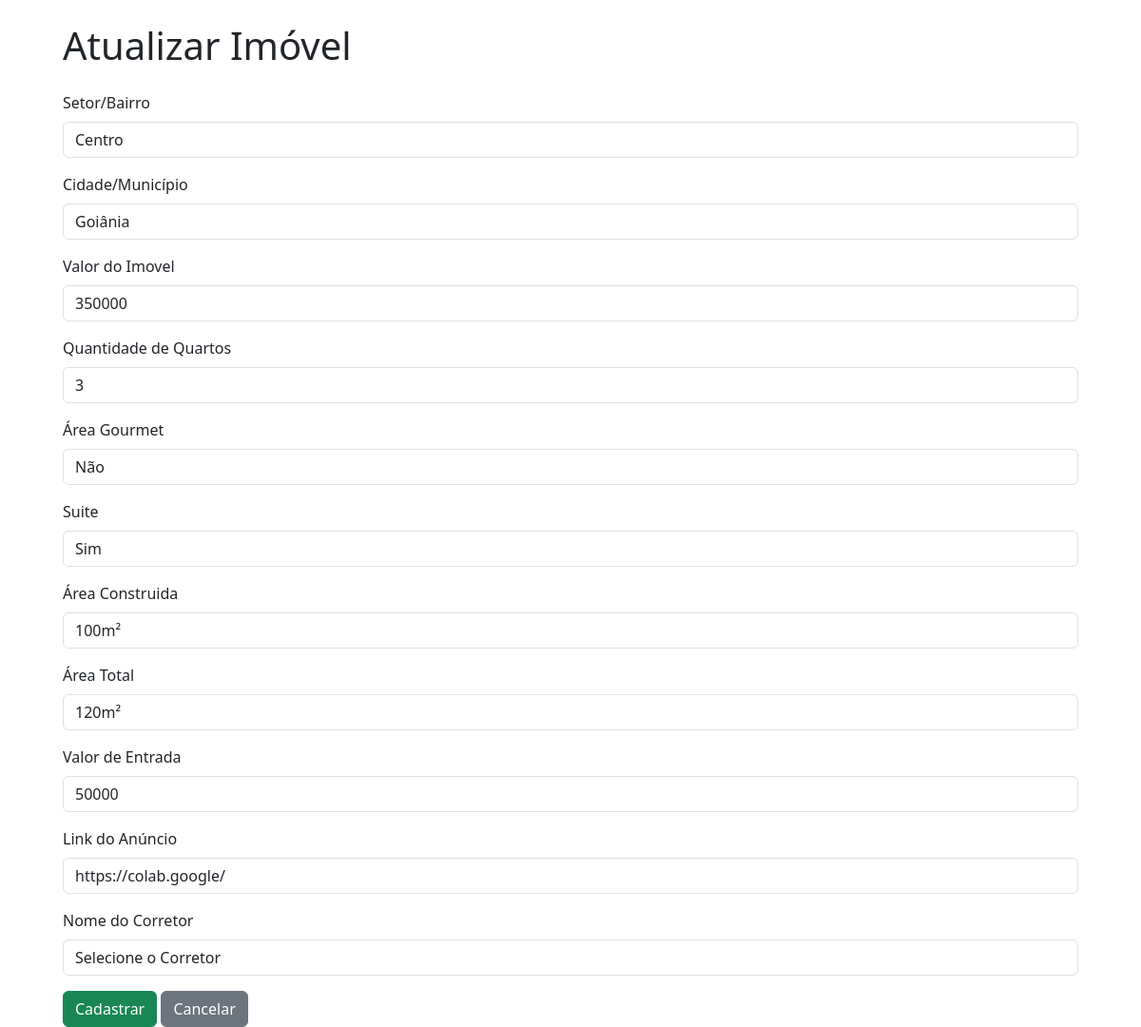
The app's page /editar/1, older data.
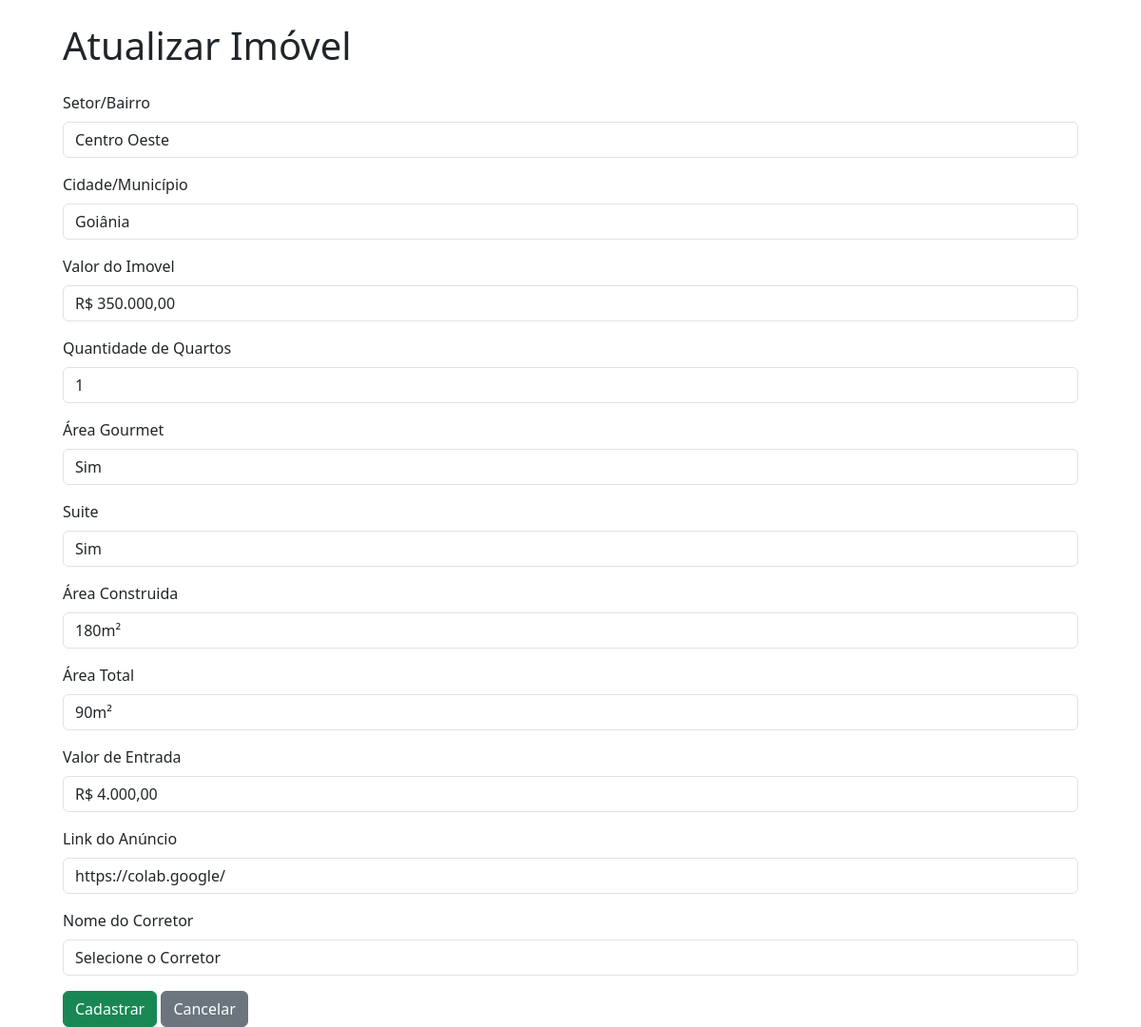
The same page, newer data.
### models.py (models this page shows, shortened)
class Imoveis(db.Model):
    __tablename__ = 'Imoveis'
    id = db.Column(db.Integer, primary_key=True,autoincrement=True)
    bairro = db.Column(db.String, nullable=False)
    cidade = db.Column(db.String, nullable=False)
    estado = db.Column(db.String, nullable=False, default='Go')
    preco = db.Column(db.Integer, nullable=False)
    quartos = db.Column(db.Integer, nullable=False)
    area_total = db.Column(db.String)
    area_construida = db.Column(db.String)
    area_gourmet = db.Column(db.String)
    suite = db.Column(db.String)
    valor_entrada = db.Column(db.Integer)
    link_anuncio = db.Column(db.String, nullable=False)
    id_corretor = db.Column(db.Integer, db.ForeignKey('Corretores.id'), nullable=False)
    corretor = db.relationship('Corretores', backref='Imoveis')

### routes.py (the view)
@rotas.route('/editar/<int:id>')
def editar(id):
  imovel = Imoveis.query.filter_by(id=id).first()
  corretores = Corretores.query.all()
  return render_template('edit_imovel.html',imovel=imovel,corretores=corretores)

### templates/edit_imovel.html (shortened to what this page needs)
{% extends 'base.html' %}
{% block content %}
<div class="container mt-4">
    <h1 class="mb-4">Atualizar Imóvel</h1>
    <form action="{{url_for('rotas.atualizar')}}" method="POST">
        <div class="mb-3">
            <label for="bairro" class="form-label">Setor/Bairro</label>
            <input type="text" class="form-control" id="bairro" name="bairro" value="{{imovel.bairro}}" required>
        </div>
        <div class="mb-3">
            <label for="cidade" class="form-label">Cidade/Município</label>
           <select class="form-control" id="cidade" name="cidade" required>
             <option value="{{imovel.cidade}}">{{imovel.cidade}}</option>
            </select>
        </div>
        <div class="mb-3">
            <label for="preco" class="form-label">Valor do Imovel</label>
            <input type="text" class="form-control money" id="preco" name="preco" placeholder="Ex: R$ 350.000,00" value="{{imovel.preco}}" required>
        </div>
        <div class="mb-3">
            <label for="quartos" class="form-label">Quantidade de Quartos</label>
            <select class="form-control" id="quartos" name="quartos" required>
             <option value="{{imovel.quartos}}">{{imovel.quartos}}</option>
            </select>
        </div>
         <div class="mb-3">
            <label for="area_gourmet" class="form-label">Área Gourmet</label>
            <select class="form-control" id="area_gourmet" name="area_gourmet" required>
             <option value="{{imovel.area_gourmet}}">{{imovel.area_gourmet}}</option>
            </select>
        </div>
        <div class="mb-3">
            <label for="suite" class="form-label">Suite</label>
            <select class="form-control" id="suite" name="suite" required>
             <option value="{{imovel.suite}}">{{imovel.suite}}</option>
            </select>
        </div>
         <div class="mb-3">
            <label for="area_construida" class="form-label">Área Construida</label>
            <input type="text" class="form-control area" id="area_construida" name="area_construida" placeholder="Ex: 180m²" value="{{imovel.area_construida}}"  required>
        </div>
        <div class="mb-3">
            <label for="area_total" class="form-label">Área Total</label>
            <input type="text" class="form-control area" id="area_total" name="area_total" placeholder="Ex: 180m²" value="{{imovel.area_total}}" required>
        </div>
        <div class="mb-3">
            <label for="valor_entrada"" class="form-label">Valor de Entrada</label>
            <input type="text" class="form-control money" id="valor_entrada" name="valor_entrada" placeholder="R$ 20.000,00" value="{{imovel.valor_entrada}}" required>
        </div>
        <div class="mb-3">
            <label for="link" class="form-label">Link do Anúncio</label>
            <input type="url" class="form-control" id="link" name="link_anuncio" placeholder="https://..." value="{{imovel.link_anuncio}}" required>
        </div>
        <div class="mb-3">
            <label for="nome_corretor" class="form-label">Nome do Corretor</label>
            <select class="form-control" id="nome_corretor" name="nome_corretor" required>
                <option value="">Selecione o Corretor</option>
            </select>
        </div>
        <button type="submit" class="btn btn-success">Cadastrar</button>
        <a href="/" class="btn btn-secondary">Cancelar</a>
    </form>
</div>
{% endblock %}

Row changes from the older to the newer data that the page shows:
changed Imoveis "Goiânia": bairro "Centro" → "Centro Oeste"; preco "350000" → "R$ 350.000,00"; quartos "3" → "1"; area_gourmet "Não" → "Sim"; area_construida "100m²" → "180m²"; area_total "120m²" → "90m²"
Text that changed along with them:
form field valor_entrada: "50000" → "R$ 4.000,00"
